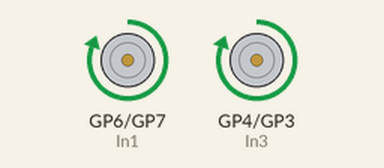
Simulated run of this program. Board: Raspberry Pi Pico running MicroPython. Shown: motor-driver pin pairs drawn as motors (green arrow = first pin HIGH = forward, orange = second pin HIGH = backward, longer = more drive, scaled by the enable pin). At 2.0 s the program stops and its outputs stay as they are.

Above: at 0.1 s.
At 2.1 s:
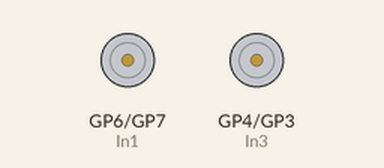
Timing chart, 0 to 3.5 s (numbered marks = the images above):
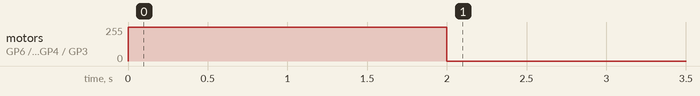

Measured:
- by itself, motor on GP6 (In1) / GP7 (In2), motor on GP4 (In3) / GP3 (In4): stopped → forward 255/255 at 0.00 s, → stopped 2.0 s later

The program:

Robot.py
```python
from machine import Pin        # Lets us control the Pi Pico’s pins
import time                    # Lets us pause the program

# Motor A (connected to OUT1 and OUT2 on the L298N)
In1 = Pin(6, Pin.OUT)          # Sets GPIO 6 as an output for Motor A direction
In2 = Pin(7, Pin.OUT)          # Sets GPIO 7 as an output for Motor A direction
EN_A = Pin(8, Pin.OUT)         # Sets GPIO 8 as output to enable Motor A

# Motor B (connected to OUT3 and OUT4 on the L298N)
In3 = Pin(4, Pin.OUT)          # Sets GPIO 4 as an output for Motor B direction
In4 = Pin(3, Pin.OUT)          # Sets GPIO 3 as an output for Motor B direction
EN_B = Pin(2, Pin.OUT)         # Sets GPIO 2 as output to enable Motor B

# Turn both motors ON by setting enable pins HIGH
EN_A.high()                    # Turns on Motor A
EN_B.high()                    # Turns on Motor B

# Function to move the robot forward
def move_forward():
    In1.high()                 # Motor A spins forward
    In2.low()
    In3.high()                 # Motor B spins forward
    In4.low()

# Function to stop both motors
def stop():
    In1.low()                  # Stop Motor A
    In2.low()
    In3.low()                  # Stop Motor B
    In4.low()

# TODO: Write your own functions below!

def move_backward():
    # Hint: reverse both motors by switching the direction pins
    pass

def turn_left():
    # Hint: try stopping or reversing one motor
    pass

def turn_right():
    # Hint: try the opposite of turn_left
    pass

# Try it out!
move_forward()                 # Move forward
time.sleep(2)                  # Wait for 2 seconds
stop()                         # Stop the robot
```
